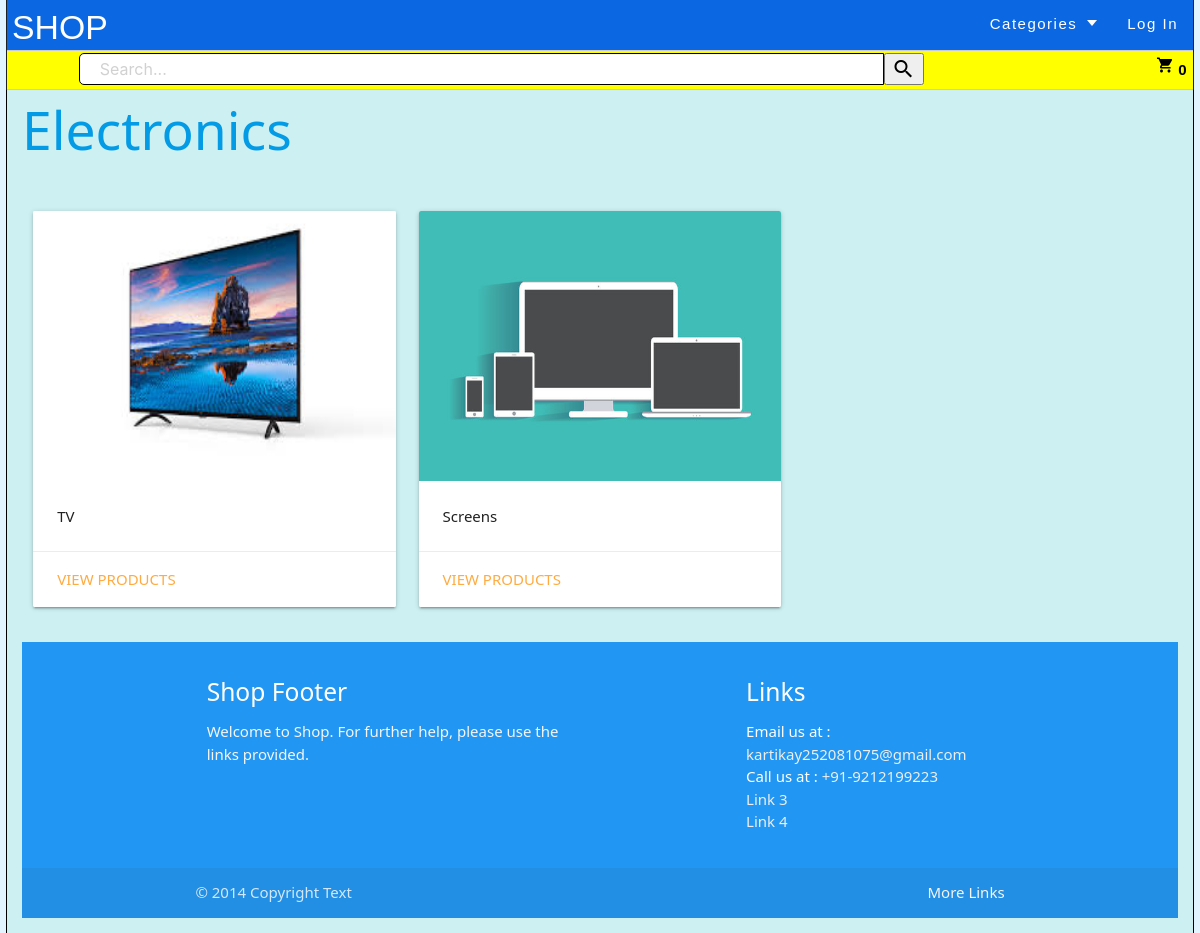
The app's page /subCategory/1 with its own data.
### Product/models.py (models this page shows, shortened)
class Category(models.Model):
    id = models.AutoField(primary_key=True)
    categoryType = models.CharField(max_length=20,blank=False,null=False,)
    thumbnail = models.ImageField(null=True, blank=True)
    createDate = models.DateTimeField(auto_now_add=True)
    updateDate = models.DateTimeField(auto_now=True)

class SubCategory(models.Model):
    id = models.AutoField(primary_key=True)
    category = models.ForeignKey(Category,blank=False,null=False, on_delete=models.PROTECT)
    thumbnail = models.ImageField(null=True, blank=True)
    subCategoryType = models.CharField(max_length=20,blank=False,null=False,)
    createDate = models.DateTimeField(auto_now_add=True)
    updateDate = models.DateTimeField(auto_now=True)

### Product/views.py (the view)
# urls.py: path("subCategory/<id>", views.subCategory, name="subCategory"),
def subCategory(request,id):
    category = Category.objects.get(id=id)
    subCategories = SubCategory.objects.filter(category=category)
    return render(request, "Product/subCategories.html", context={"subCategories":subCategories, "cat":category.categoryType})

### Product/context_processors.py (called while the page is built)
def cartCountVariable(request):
    return {
        'cartCount': cartCount(request)
    }

def categoryDropdownMenu(request):
    return {
        'categoryDropdown': categoryDropdown(request)
    }

### Product/views.py (called while the page is built)
def cartCount(request):
    user = request.user
    cartCount = 0
    try:
        if user is not None:
            cart = Cart.objects.filter(user=user)
            for i in cart:
                cartCount += i.quantity
        return cartCount
    except:
        return cartCount

def categoryDropdown(request):
    categories = Category.objects.all()
    return categories

### Product/templates/Product/subCategories.html
{% extends "User/layout.html" %}
{% block body %}
    <a href="{% url 'category' %}"><h2>{{cat}}</h2><br></a>
    <div class="row">
  	{% for subCategory in subCategories %}
    <div class="col s12 m4">
      <div class="card">
        <div class="card-image">
          <img src="{{ subCategory.thumbnail.url|default_if_none:'#' }}" height="270">
        </div>
        <div class="card-content">
          <p><strong>{{ subCategory.subCategoryType }}</strong></p>
        </div>
        <div class="card-action">
          <a href="{% url 'subCategoryProducts' subCategory.id %}">View Products</a>
        </div>
      </div>
    </div>
    {% empty %}
	<h1>No active listings!</h1>
    {% endfor %}
  </div>
{% endblock %}

### records on screen
Category: categoryType "Electronics"
SubCategory: thumbnail (picture), subCategoryType "TV"
SubCategory: thumbnail (picture), subCategoryType "Screens"

### other values on screen
{{ cartCount }} "0"
